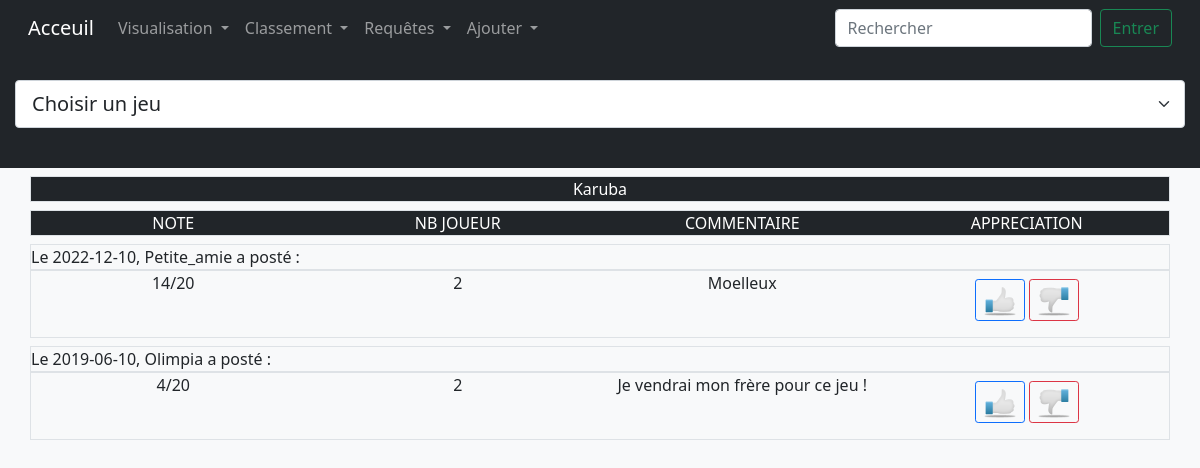
The app's page /Site/appreciated_comment.php?Jeu=Karuba with its own data.
### tables this page shows
create table AVIS
(
    ID_AVIS                         INT(3)                  not null AUTO_INCREMENT,
    NOTE_AVIS                       INT(3)                  not null,
    COMMENTAIRE_AVIS                BLOB(1000)                      ,
    DATE_AVIS                       DATE                            ,
    ID_CONFIG                       INT(3)                  not null,
    ID_JOUEUR                       INT(3)                  not null,
    constraint pk_avis primary key (ID_AVIS)
);

create table JOUEURS
(
    ID_JOUEUR                       INT(3)                  not null AUTO_INCREMENT,
    PSEUDO_JOUEUR                   CHAR(20)                unique not null,
    NOM_JOUEUR                      CHAR(20)                not null,
    PRENOM_JOUEUR                   CHAR(20)                not null,
    MAIL_JOUEUR                     CHAR(100)                       ,
    constraint pk_joueurs primary key (ID_JOUEUR)
);

create table CONFIGURATIONS 
(   
    ID_CONFIG                   INT(3)             not null, 
    NB_JOUEUR                   INT(3)             not null,
    ID_JEU                      INT(3)             not null,
    constraint pk_config primary key (ID_CONFIG)
);

### Site/appreciated_comment.php (the view, shortened to what this page needs)
<!DOCTYPE html>
<html>
    <header>
        <?php include('header.php'); ?>
    </header>
    <?php include('connect.php');
    ?>
    <body class="bg-light">
        <div class="col bg-dark pt-4 pb-4">
        <form name="form" >
            <select class="form-select form-select-lg mb-3" aria-label=".form-select-lg example" name="Jeu" onChange="location = this.options[this.selectedIndex].value;">
                <option disabled selected>Choisir un jeu</option>
            </select>
        </form>
        </div>
    <?php
    $jeu = isset($_GET['Jeu']) ? $_GET['Jeu'] :'';
    $sqlQuery = 'SELECT NOTE_AVIS, NB_JOUEUR, PSEUDO_JOUEUR, COMMENTAIRE_AVIS, DATE_AVIS, ID_AVIS FROM JOUEURS as J natural join AVIS as A natural join CONFIGURATIONS as C natural join JEUX where NOM_JEU ="' . $jeu . '"';
    $avisStatmentQuery = $db->query($sqlQuery);
    $avis = $avisStatmentQuery->fetchAll();
    ?>
        <div class="container text-center ">
            <?php if(isset($_GET['Jeu'])){?>
            <div class="row justify-content-md-center border mt-2 bg-dark text-white"><?php echo $jeu; ?></div>
            <div class="row justify-content-md-center border mt-2 bg-dark text-white">
                <div class="col">NOTE</div>
                <div class="col">NB JOUEUR</div>
                <div class="col">COMMENTAIRE</div>
                <div class="col">APPRECIATION</div>
        </div>
        <?php }?>
            <?php foreach($avis as $avis) {?>
                <div class="row bg-light border mt-2"><?php echo 'Le ' . $avis['DATE_AVIS'] . ', ' . $avis['PSEUDO_JOUEUR'] . ' a posté :'; ?></div>
                <div class="row bg-light border ">
                    <div class="col"><?php echo $avis['NOTE_AVIS'] . '/20 ';?></div>
                    <div class="col"><?php echo $avis['NB_JOUEUR'];?></div>
                    <div class="col"><?php echo $avis['COMMENTAIRE_AVIS'];?></div>
                    <div class="col mt-2">
                    <p>
                    <a class="btn btn-sm btn-outline-primary" data-bs-toggle="collapse" href="#PouceBleu" role="button" aria-expanded="false" aria-controls="PouceBleu">
                        <img src="up.png">
                    </a>
                    <button class="btn btn-sm btn-outline-danger" data-bs-toggle="collapse" data-bs-target="#PouceRouge" href="#PouceRouge" type="button" aria-expanded="false" aria-controls="PouceRouge">
                        <img src="down.png">
                    </button>
                </div>
                </div>
            <?php } ?>
    </div>
    </body>
</html>

### records on screen
avis: DATE_AVIS "2022-12-10", ID_JOUEUR.PSEUDO_JOUEUR "Petite_amie", NOTE_AVIS "14", ID_CONFIG.NB_JOUEUR "2", COMMENTAIRE_AVIS "Moelleux"
avis: DATE_AVIS "2019-06-10", ID_JOUEUR.PSEUDO_JOUEUR "Olimpia", NOTE_AVIS "4", ID_CONFIG.NB_JOUEUR "2", COMMENTAIRE_AVIS "Je vendrai mon frère pour ce jeu !"

### other values on screen
$jeu "Karuba"
